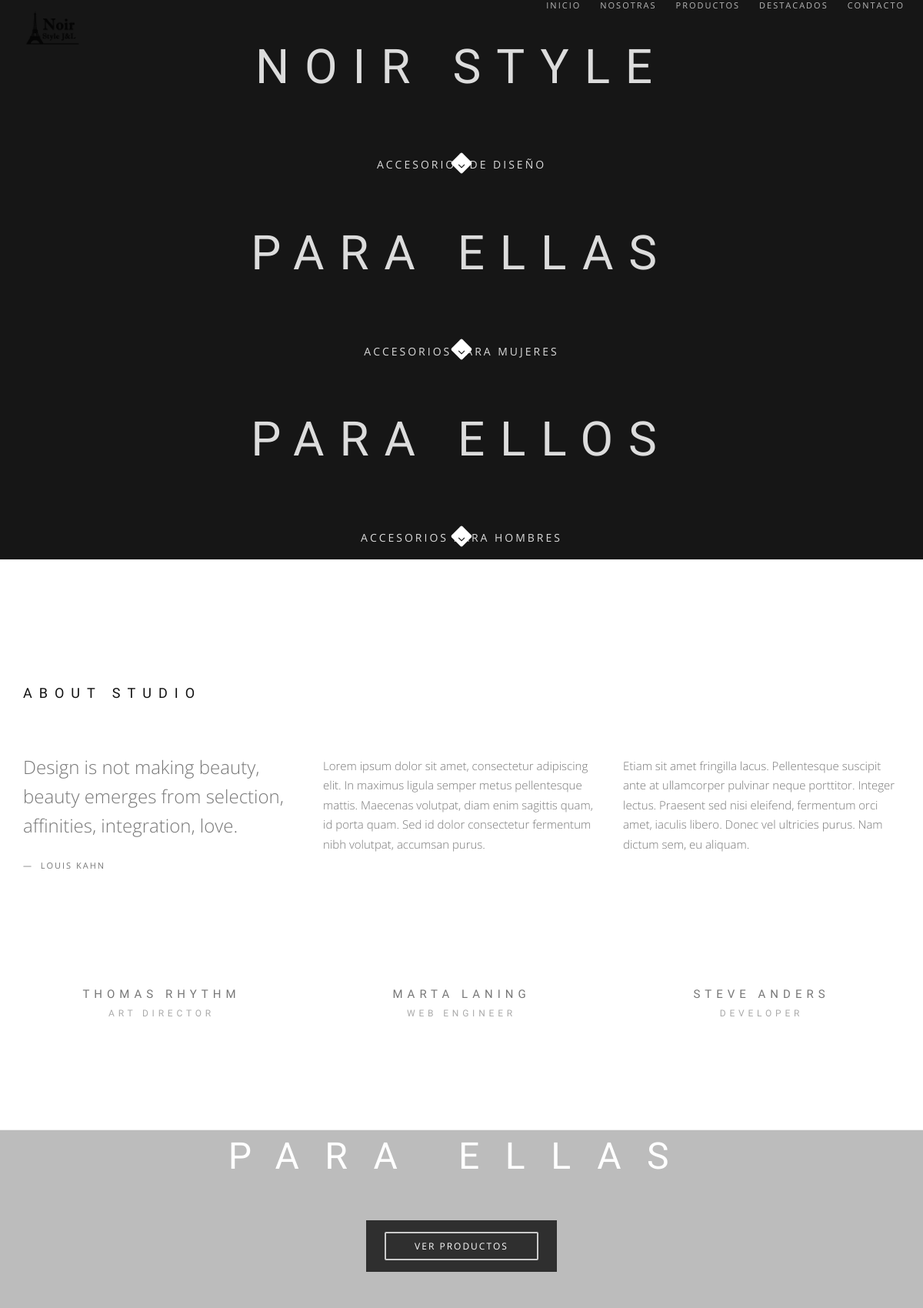
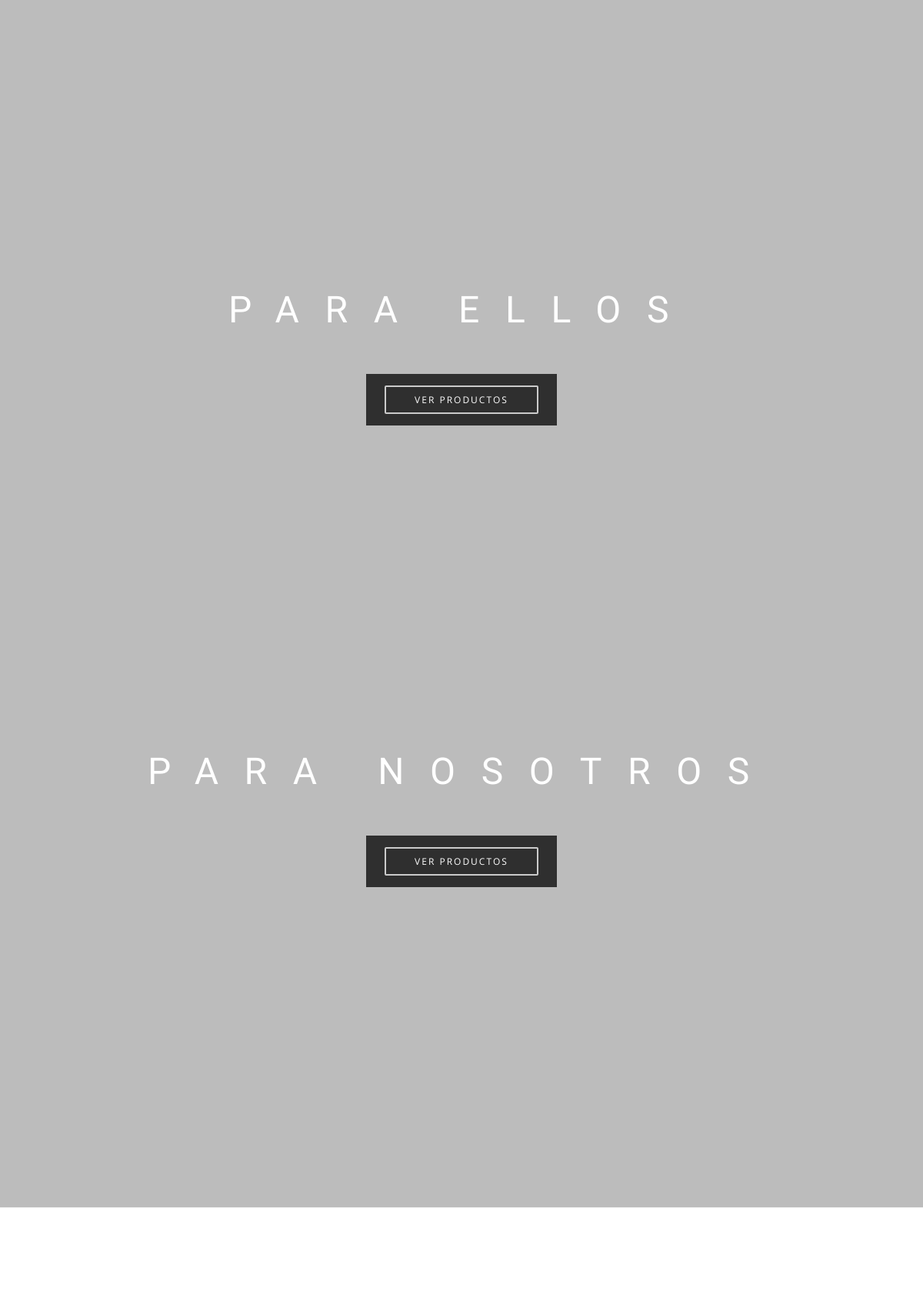
The page / (upper part) on the database its author committed (2 pictures, top to bottom).
### website/models.py (models this page shows, shortened)
class ImageBanner(models.Model):
    SMALL = 'S'
    MEDIUM = 'M'
    BIG = 'B'
    SIZE_CHOICE = ((SMALL, 'Pequeño'),
                   (MEDIUM, 'Mediano'),
                   (BIG, 'Grande'))
    name = models.CharField(u'nombre de la imágen', max_length=255)
    title = models.CharField(u'titulo del banner', max_length=255, blank=True)
    text = models.TextField(u'texto del banner', blank=True)
    image = models.ImageField(u'imagen del banner', upload_to='uploads/banner_image')
    category = models.ForeignKey('ImageCategoryBanner', blank=True, verbose_name=u'lugar')
    image_size = models.CharField(u'tamaño de la imágen', max_length=1,
                                  choices=SIZE_CHOICE, default=MEDIUM)
    position = models.PositiveSmallIntegerField(db_index=True, blank=True, default=0)
    published = models.BooleanField(default=True, verbose_name=u'publicado')
    link = models.CharField(u'link', max_length=200, blank=True)
    class Meta:
        verbose_name = u'imágen banner'
        verbose_name_plural = u'imágenes banner'
        app_label = 'website'

### website/views.py (the view)
# urls.py: url(r'^$', HomeView.as_view(),
class HomeView(BannerMixin, FormView):
    template_name = 'home/home.html'
    form_class = ContactForm
    success_url = '/'
    def get_context_data(self, **kwargs):
        context = super(HomeView, self).get_context_data(**kwargs)
        category = ImageCategoryBanner.objects.get(place="Inicio")
        context['main_banners'] = self.get_banners(category=category, name='home')
        context['gender_banners'] = self.get_banners(category=category, name='gender')
        return context

### website/views.py (called while the page is built)
    def banners_published(self):
        return ImageBanner.objects.filter(published=True).order_by('position')

    def get_unique(self, names):
        unique_names = []
        [unique_names.append(x) for x in names if x not in unique_names]
        return unique_names

### website/templates/home/home.html (shortened to what this page needs)
{% extends "layout/layout.html" %}
{% load staticfiles %}
{% block site_content %}
    {% include "home/main_banner.html" %}
    <hr class="mt-0 mb-0 "/>
    {% include "home/about_us.html" %}
    <hr class="mt-0 mb-0 "/>
    {% include "home/gender_product.html" %}
    <hr class="mt-0 mb-0 "/>
    {% include "home/products.html" %}
{% endblock site_content %}

### website/templates/layout/layout.html (shortened to what this page needs)
{% load staticfiles %}
<!DOCTYPE html>
<html lang="es">
    <head>
        <link href="{% static "css/bootstrap.min.css" %}" rel="stylesheet">
        <link href="{% static "css/style.css" %}" rel="stylesheet">
        <link href="{% static "css/style-responsive.css" %}" rel="stylesheet">
        <link href="{% static "css/animate.min.css" %}" rel="stylesheet">
        <link href="{% static "css/vertical-rhythm.min.css" %}" rel="stylesheet">
        <link href="{% static "css/owl.carousel.css" %}" rel="stylesheet">
        <link href="{% static "css/magnific-popup.css" %}" rel="stylesheet">
    </head>
    <body class="appear-animate">
        <div class="page" id="top">
            {% block site_header %}
                {% include "layout/header.html" %}
            {% endblock site_header %}
            {% block site_content %}
            {% endblock site_content %}
        </div>
    </body>
</html>

### website/templates/layout/header.html (shortened to what this page needs)
{% load staticfiles %}
<nav class="main-nav dark transparent stick-fixed">
    <div class="full-wrapper relative clearfix">
        <div class="nav-logo-wrap local-scroll">
            <a href="#top" class="logo">
                <img src="{% static "img/logo.png" %}" alt="" />
            </a>
        </div>
        <div class="inner-nav desktop-nav">
            <ul class="clearlist scroll-nav local-scroll">
                <li class="active"><a href="#home">Inicio</a></li>
                <li><a href="#about">Nosotras</a></li>
                <li><a href="#services">Productos</a></li>
                <li><a href="#portfolio">Destacados</a></li>
                <li><a href="#contact">Contacto</a></li>
            </ul>
        </div>
    </div>
</nav>

### website/templates/home/main_banner.html
<div class="home-section fullwidth-slider bg-dark" id="home">
{% if main_banners %}
    {% for main_banner in main_banners %}
        <section class="home-section bg-scroll bg-dark-alfa-30" data-background="{{ main_banner.M.image.url }}">
            <div class="js-height-full container">
                <div class="home-content">
                    <div class="home-text">
                        <h1 class="hs-line-5 font-alt mb-80 mb-xs-30 mt-50 mt-sm-0">
                            {{ main_banner.M.title }}
                        </h1>
                    {% if main_banner.link %}
                        <h2 class="hs-line-10">
                            <a href="{{ main_banner.M.link }}" style="text-decoration:none">{{ main_banner.M.text }}</a>
                        </h2>
                    {% else %}
                        <h2 class="hs-line-4">
                            {{ main_banner.M.text }}
                        </h2>
                    {% endif %}
                        <div class="local-scroll">
                            <a href="#about" class="scroll-down"><i class="fa fa-angle-down scroll-down-icon"></i></a>
                        </div>
                    </div>
                </div>
            </div>
        </section>
    {% endfor %}
{% endif %}
</div>

### website/templates/home/about_us.html (shortened to what this page needs)
<section class="page-section" id="about">
    <div class="container relative">
        <h2 class="section-title font-alt align-left mb-70 mb-sm-40">
            About Studio
        </h2>
        <div class="section-text mb-50 mb-sm-20">
            <div class="row">
                <div class="col-md-4">
                    <blockquote>
                        <p>
                        Design is&nbsp;not making beauty, beauty emerges from selection, affinities, integration, love.
                        </p>
                        <footer>
                            Louis Kahn
                        </footer>
                    </blockquote>
                </div>
                <div class="col-md-4 col-sm-6 mb-sm-50 mb-xs-30">
                    Lorem ipsum dolor sit amet, consectetur adipiscing elit. In maximus ligula semper metus pellentesque mattis. Maecenas  volutpat, diam enim sagittis quam, id porta quam. Sed id dolor consectetur fermentum nibh volutpat, accumsan purus.
                </div>
                <div class="col-md-4 col-sm-6 mb-sm-50 mb-xs-30">
                    Etiam sit amet fringilla lacus. Pellentesque suscipit ante at ullamcorper pulvinar neque porttitor. Integer lectus. Praesent sed nisi eleifend, fermentum orci amet, iaculis libero. Donec vel ultricies purus. Nam dictum sem, eu aliquam.
                </div>
            </div>
        </div>
        <div class="row">
            <div class="col-sm-4 mb-xs-30 wow fadeInUp">
                <div class="team-item">
                    <div class="team-item-image">
                    </div>
                    <div class="team-item-descr font-alt">
                        <div class="team-item-name">
                            Thomas Rhythm
                        </div>
                        <div class="team-item-role">
                            Art Director
                        </div>
                    </div>
                </div>
            </div>
            <div class="col-sm-4 mb-xs-30 wow fadeInUp" data-wow-delay="0.1s">
                <div class="team-item">
                    <div class="team-item-image">
                    </div>
                    <div class="team-item-descr font-alt">
                        <div class="team-item-name">
                            Marta Laning
                        </div>
                        <div class="team-item-role">
                            Web engineer
                        </div>
                    </div>
                </div>
            </div>
            <div class="col-sm-4 mb-xs-30 wow fadeInUp" data-wow-delay="0.2s">
                <div class="team-item">
                    <div class="team-item-image">
                    </div>
                    <div class="team-item-descr font-alt">
                        <div class="team-item-name">
                            Steve ANDERS
                        </div>
                        <div class="team-item-role">
                            Developer
                        </div>
                    </div>
                </div>
            </div>
        </div>
    </div>
</section>

### website/templates/home/gender_product.html
{% if gender_banners %}
    {% for gender_banner in gender_banners %}
        <section class="page-section fixed-height-small pt-0 pb-0 bg-dark-alfa-30" data-background="{{ gender_banner.M.image.url }}">
            <div class="js-height-parent container relative">
                <div class="home-content">
                    <div class="home-text">
                        <h2 class="hs-line-14 font-alt mb-50 mb-xs-30">
                            {{ gender_banner.M.title }}
                        </h2>
                    {% if gender_banner.M.link %}
                        <h2 class="hs-line-10">
                            <a href="{{ gender_banner.M.link }}" class="btn btn-mod btn-border-w btn-medium btn-round">{{ gender_banner.M.text }}</a>
                        </h2>
                    {% else %}
                        <h2 class="hs-line-4">
                            {{ gender_banner.M.text }}
                        </h2>
                    {% endif %}
                    </div>
                </div>
            </div>
        </section>
    {% endfor %}
{% endif %}

### website/templates/home/products.html (shortened to what this page needs)
<section class="page-section pb-0" id="portfolio">
</section>

### website/templates/layout/footer.html (shortened to what this page needs)
{% load staticfiles %}

### website/static/css/style-responsive.css (style rules this page uses)
@media only screen and (max-width: 1366px) { .inner-nav ul li { margin-left: 25px; } }

### rows shown on the page
ImageBanner: M "NOIR STYLE", M.text "ACCESORIOS DE DISEÑO"
ImageBanner: M "PARA ELLAS", M.text "ACCESORIOS PARA MUJERES"
ImageBanner: M "PARA ELLOS", M.text "ACCESORIOS PARA HOMBRES"
ImageBanner: M "PARA ELLAS", M.text "VER PRODUCTOS"
ImageBanner: M "PARA ELLOS", M.text "VER PRODUCTOS"
ImageBanner: M "PARA NOSOTROS", M.text "VER PRODUCTOS"
